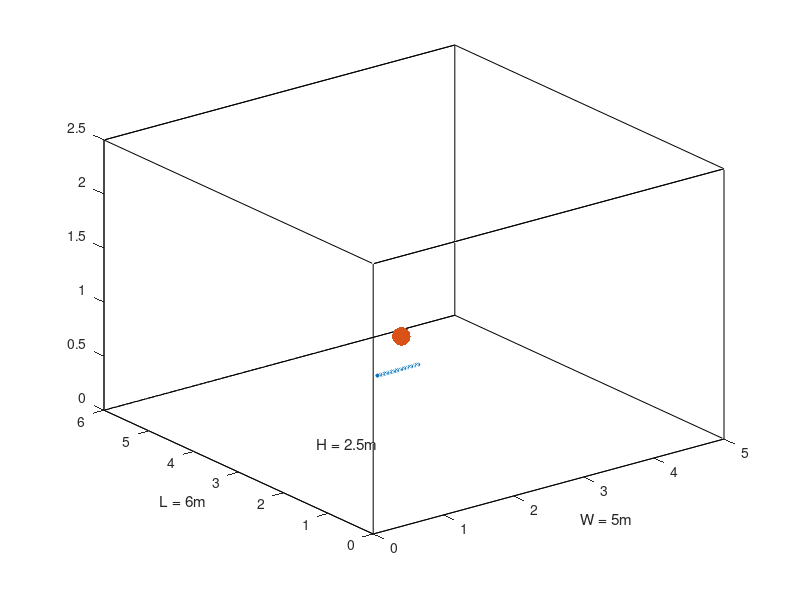

The MATLAB script that drew this image: (Note: this script raises an error after producing the figure.)
clc; clear; 
close all;

%% rir parameter %%
SorNum = 1;                                              % source number
MicNum = 30;                                             % number of microphone
c = 343;                                                 % Sound velocity (m/s)
fs = 16000;                                              % Sample frequency (samples/s)
Ts = 1/fs;                                               % Sample period (s)
% UCA %
% radius_UCA = 0.5;                                        % aperture (m) 
% angle_step = 360/MicNum;
% MicPos = zeros(MicNum, 3);
% for mic_num = 1 : MicNum
%     MicPos(mic_num, :) = [1 + radius_UCA*cosd((angle_step)*(mic_num - 1)) 3 + radius_UCA*sind((angle_step)*(mic_num - 1)) 1];    % Receiver position [x y z] (m)
% end

% ULA %
MicStart = [1, 1.5, 1];
spacing = 0.02;
MicPos = zeros(MicNum, 3);
for mic_num = 1 : MicNum
    MicPos(mic_num, :) = [MicStart(1,1) + mic_num*spacing MicStart(1,2) MicStart(1,3)];
end

SorPos = [2, 2.5, 1];
room_dim = [5, 6, 2.5];                                  % Room dimensions [x y z] (m)
reverberation_time = 0.2;                                % Reverberation time (s)
points_rir = 4096;                                       % Number of rir points (需比 reverberation time 還長)
mtype = 'omnidirectional';                               % Type of microphone
order = -1;                                              % -1 equals maximum reflection order!
dim = 3;                                                 % Room dimension
orientation = 0;                                         % Microphone orientation (rad)
hp_filter = 0;                                           % Disable high-pass filter

% 畫空間圖 %
figure(1);
plot3( [0 room_dim(1,1) room_dim(1,1) 0 0 0 room_dim(1,1) room_dim(1,1) 0 0 room_dim(1,1) room_dim(1,1) 0 0 room_dim(1,1) room_dim(1,1)], ...
       [0 0 room_dim(1,2) room_dim(1,2) 0 0 0 room_dim(1,2) room_dim(1,2) room_dim(1,2) room_dim(1,2) room_dim(1,2) room_dim(1,2) 0 0 0], ...
       [0 0 0 0 0 room_dim(1,3) room_dim(1,3) room_dim(1,3) room_dim(1,3) 0 0 room_dim(1,3) room_dim(1,3) room_dim(1,3) room_dim(1,3) 0] , 'k')
hold on
plot3(MicPos(:,1), MicPos(:,2), MicPos(:,3), "*", 'MarkerSize', 3)
hold on
plot3(SorPos(:,1), SorPos(:,2), SorPos(:,3), ".", 'MarkerSize', 40)
hold off
xlabel('W = 5m')
ylabel('L = 6m')
zlabel('H = 2.5m','Rotation', 0, 'Position', [-0.7 -0.5 1])
shg

%% generate rir %%
% 產生 RIR 和存.mat 檔 %
% h = rir_generator(c, fs, MicPos, SorPos, room_dim, reverberation_time, points_rir, mtype, order, dim, orientation, hp_filter);
% rir_filename_str = ['h_', string(reverberation_time), 'x', string(MicNum), 'x', string(points_rir), '.mat'];
% rir_filemane = join(rir_filename_str, '');
% save(rir_filemane, 'h')

% load .mat 檔 %
rir_filename_str = ['h_', string(reverberation_time), 'x', string(MicNum), 'x', string(points_rir), '.mat'];
rir_filemane = join(rir_filename_str, '');
load(rir_filemane)

% 畫 ground-truth RIR time plot %
look_mic = 15;
figure(2)
plot(h(look_mic,:), 'r');
h_yaxis_upperlimit = max(h(look_mic, :)) + 0.01;
h_yaxis_underlimit = min(h(look_mic, :)) - 0.01;
ylim([h_yaxis_underlimit h_yaxis_upperlimit])
title('h')
xlabel('points')
ylabel('magnitude')
shg

%% 讀音檔 or 產生 white noise source %%
Second = 20;
SorLen =  Second*fs;

% load source %
[source, pathname] = read_audio(SorNum, Second, fs);     % audio source
% source = wgn(1, SorLen, 0);                              % white noise source

figure(3)
plot(source(1, :));
title('source')
xlabel('points')
ylabel('magnitude')
shg

%% compute ground-truth CTF (H) %%
NWIN = 64;
NFFT = 64;
hopsize = floor(NWIN/2);
L = floor((points_rir-NWIN)/hopsize) + 1;
L_pad = L+1;
NumOfFrame = floor((SorLen-NWIN)/hopsize) + 1;    % -1 是因為第一個 frame 長度是 hopsize 兩倍 ， floor 是因為最後一個 frame 不夠 hopsize 長度所以捨去
frequency = NWIN/2+1;
freqs_vec_half_fs = fs/2*linspace(0, 1, NWIN/2+1);

% RIR 轉頻域 %
h_transpose = h.';
h_pad = [zeros(MicNum,hopsize), h];
h_pad_transpose = h_pad.';
win_h = rectwin(NWIN).*ones(NWIN, MicNum);    % rectangular window
% win_h = hamming(NWIN).*ones(NWIN, MicNum);    % hamming window
win_h_pad = hamming(NWIN).*ones(NWIN, MicNum);
H = zeros(MicNum, L, frequency);
H_pad = zeros(MicNum, L_pad, frequency);
for FrameNo = 1 : L
    t_start = (FrameNo-1)*hopsize;
    tt = (t_start+1):(t_start+NWIN);
    h_win(tt, :) = h_transpose(tt, :).*win_h;
    H_temp = fft(h_win(tt, :), NWIN, 1);
    H_temp = H_temp(1:frequency, :).';
    H(:, FrameNo, :) = H_temp;

end

% for FrameNo = 1 : L_pad
%     t_start = (FrameNo-1)*hopsize;
%     tt = (t_start+1):(t_start+NWIN);
%     h_pad_win(tt, :) = h_pad_transpose(tt, :).*win_h_pad;
%     H_pad_temp = fft(h_pad_win(tt, :), NWIN, 1);
%     H_pad_temp = H_pad_temp(1:frequency, :).';
%     H_pad(:, FrameNo, :) =  H_pad_temp;
% 
% end

% 畫 ground-truth RIR frequency plot %
figure(3)
plot(freqs_vec_half_fs, 20*log10(abs(squeeze(H(1, :, :)))))
H_yaxis_underlimit = min(20*log10(abs(squeeze(H(1, end, :)))))-10;
ylim([H_yaxis_underlimit 0])
legend
title('H')
xlabel('frequency(Hz)')
ylabel('dB')
shg

[x_axis,y_axis] = meshgrid(1:L, freqs_vec_half_fs);
figure(23);
mesh(x_axis, y_axis, 20*log10(abs(squeeze(H(1, :, :)).')))
colorbar
caxis([H_yaxis_underlimit 0])
view(2)
xlim([0 L])
ylim([0 fs/2])
title('H')
xlabel('frame')
ylabel('frequency(Hz)')
shg
 
% figure(33)
% plot(freqs_vec_half_fs, 20*log10(abs(squeeze(H_pad(1, :, :)))))
% ylim([H_yaxis_underlimit 0])
% legend
% title('H\_pad')
% xlabel('frequency(Hz)')
% ylabel('dB')
% shg

%% reconstruct RIR from H or H_pad %%
for FrameNo = 1 : L
    H_sym = [squeeze(H(:, FrameNo, :)).'; conj(flipud(squeeze(H(:, FrameNo, 2:end-1)).'))];
    H_tdomain = ifft(H_sym, NWIN, 1, 'symmetric');
    t_start_overlap = (FrameNo-1)*hopsize;
    tt_overlap = (t_start_overlap+1):(t_start_overlap+NWIN);
    if FrameNo == 1
        h_recon(:, tt_overlap) = H_tdomain.';
        Overlap_term = H_tdomain((hopsize+1):end, :);
    else
        temp = [Overlap_term ; zeros(hopsize, MicNum)] + H_tdomain;    % 前一個segment的hopsize+1點到最後一點，與當前segment的整段長度相加
        h_recon(:, tt_overlap) = temp.';
        Overlap_term = temp((hopsize+1):end, :);                       % 保留原訊號長度NWIN的一半(hopsize)到end的距離，準備下一次疊加
    end

end

% for FrameNo = 1 : L_pad
%     H_pad_sym = [squeeze(H_pad(:, FrameNo, :)).'; conj(flipud(squeeze(H_pad(:, FrameNo, 2:end-1)).'))];
%     H_pad_tdomain = ifft(H_pad_sym, NWIN, 1, 'symmetric');
%     t_start_overlap = (FrameNo-1)*hopsize;
%     tt_overlap = (t_start_overlap+1):(t_start_overlap+NWIN);
%     if FrameNo == 1
%         h_pad_recon(:, tt_overlap) = H_pad_tdomain.';
%         Overlap_term = H_pad_tdomain((hopsize+1):end, :);
%     else
%         temp = [Overlap_term ; zeros(hopsize, MicNum)] + H_pad_tdomain;    % 前一個segment的hopsize+1點到最後一點，與當前segment的整段長度相加
%         h_pad_recon(:, tt_overlap) = temp.';
%         Overlap_term = temp((hopsize+1):end, :);                           % 保留原訊號長度NWIN的一半(hopsize)到end的距離，準備下一次疊加
%     end
% 
% end

% h_pad_recon = h_pad_recon(:, (hopsize+1):end);

% 畫 reconstruct RIR time plot %
figure(4)
plot(h_recon(1,:));
ylim([h_yaxis_underlimit h_yaxis_upperlimit])
title('h\_recon')
xlabel('points')
ylabel('magnitude')
shg

% figure(24)
% plot(h_pad_recon(1,:));
% ylim([h_yaxis_underlimit h_yaxis_upperlimit])
% title('h\_pad\_recon')
% xlabel('points')
% ylabel('magnitude')
% shg

%% 調整 H 大小以符合 ground-truth RIR %%
h_recon_max = max(h_recon(1,:));
h_max = max(h(1, :));
ratio = h_max/h_recon_max;
H = H.*ratio;

for FrameNo = 1 : L
    H_sym = [squeeze(H(:, FrameNo, :)).'; conj(flipud(squeeze(H(:, FrameNo, 2:end-1)).'))];
    H_tdomain = ifft(H_sym, NWIN, 1, 'symmetric');
    t_start_overlap = (FrameNo-1)*hopsize;
    tt_overlap = (t_start_overlap+1):(t_start_overlap+NWIN);
    if FrameNo == 1
        h_recon(:, tt_overlap) = H_tdomain.';
        Overlap_term = H_tdomain((hopsize+1):end, :);
    else
        temp = [Overlap_term ; zeros(hopsize, MicNum)] + H_tdomain;    % 前一個segment的hopsize+1點到最後一點，與當前segment的整段長度相加
        h_recon(:, tt_overlap) = temp.';
        Overlap_term = temp((hopsize+1):end, :);                       % 保留原訊號長度NWIN的一半(hopsize)到end的距離，準備下一次疊加
    end

end

figure(34)
plot(h_recon(1,:));
ylim([h_yaxis_underlimit h_yaxis_upperlimit])
title('h\_recon\_adjust')
xlabel('points')
ylabel('magnitude')
shg

%% compute source signal for frequency (S) %%
% source 轉頻域 %
source_transpose = source.';
win_source = hamming(NWIN).* ones(NWIN, SorNum);
S = zeros(SorNum, frequency, NumOfFrame);
for FrameNo=1:NumOfFrame
    t_start = (FrameNo-1)*hopsize;
    tt = (t_start+1):(t_start+NWIN);
    s_win(tt,:) = source_transpose(tt,:).*win_source;
    S_temp = fft(s_win(tt,:),NWIN, 1);
    S_temp = S_temp(1:frequency,:).';
    S(:, :, FrameNo) = S_temp;
end

%% RIR mix source 先在時域上處理再做 fft (Y) %%
% convolution source and RIR %
for i = 1:MicNum
    as(i,:) = conv(h(i,:),source);
end

as = as(:,1:SorLen);

% 加上 white noise 當作 interferer %
% SNR = 40;
% for ii = 1:MicNum
%     y(ii, :) = awgn(as(ii, :),SNR,'measured');
% end

% 不加 white noise %
y = as;

% y 轉頻域 %
y_transpose = y.';
win_y = hamming(NWIN).* ones(NWIN, MicNum);
Y = zeros(MicNum, frequency, NumOfFrame);
for FrameNo = 1:NumOfFrame
    t_start = (FrameNo-1)*hopsize;
    tt = (t_start+1):(t_start+NWIN);
    y_win(tt,:) = y_transpose(tt,:).*win_y;
    Y_temp = fft(y_win(tt,:),NWIN, 1);
    Y_temp = Y_temp(1:frequency, :).';
    Y(:, :, FrameNo) = Y_temp;
end

%% initial Rss rsy %%
ini_frame = floor(NumOfFrame/10);

% 初始化 Rss %
Rss = zeros(L, L, frequency);
for FrameNo= L:ini_frame
    S_choose = squeeze(S(:, :, FrameNo+1-L:FrameNo)).';
    for n = 1: frequency
         Rss(:,:,n) = Rss(:,:,n) + flipud(S_choose(:,n)) * flipud(S_choose(:,n))';
    end   
end

Rss = Rss ./ (ini_frame-L+1);

% 初始化 Rsy %
Rsy = zeros(L, MicNum, frequency);
for FrameNo= L:ini_frame
    S_choose = squeeze(S(:, :, FrameNo+1-L:FrameNo)).';
    Y_choose = squeeze(Y(:, :, FrameNo));
    for n = 1: frequency
         Rsy(:,:,n) = Rsy(:,:,n) + flipud(S_choose(:,n)) * Y_choose(:,n)';  
    end   
end

Rsy = Rsy ./ (ini_frame-L+1);

% 畫圖看初始 A 在時域的樣子 %
A_ini = zeros(MicNum, L, frequency);
dia_load_ini = 10^(-4);
for n = 1:frequency
    A_ini(:,:,n) = Rsy(:,:,n)'*inv(Rss(:,:,n) + dia_load_ini.*eye(L));
end

for FrameNo = 1 : L
    A_ini_sym = [squeeze(A_ini(:, FrameNo, :)).'; conj(flipud(squeeze(A_ini(:, FrameNo, 2:end-1)).'))]; 
    A_ini_tdomain = ifft(A_ini_sym, NWIN, 1, 'symmetric');
    t_start_overlap = (FrameNo-1)*hopsize;
    tt_overlap = (t_start_overlap+1):(t_start_overlap+NWIN);
    if FrameNo == 1
        ctf_ini_tdomain(:, tt_overlap) = A_ini_tdomain.';
        Overlap_term = A_ini_tdomain((hopsize+1):end, :);
    else
        temp = [Overlap_term ; zeros(hopsize, MicNum)] + A_ini_tdomain;    % 前一個segment的hopsize+1點到最後一點，與當前segment的整段長度相加
        ctf_ini_tdomain(:, tt_overlap) = temp.';
        Overlap_term = temp((hopsize+1):end, :);                           % 保留原訊號長度NWIN的一半(hopsize)到end的距離，準備下一次疊加
    end

end

figure(5)
plot(ctf_ini_tdomain(1, :));
ylim([h_yaxis_underlimit h_yaxis_upperlimit])
title('ctf\_ini\_tdomain')
xlabel('points')
ylabel('magnitude')
shg

figure(25)
plot(freqs_vec_half_fs, 20*log10(abs(squeeze(A_ini(1, :, :)))))
ylim([H_yaxis_underlimit 0])
legend
title('A\_ini')
xlabel('frequency(Hz)')
ylabel('dB')
shg


figure(35);
mesh(x_axis, y_axis, 20*log10(abs(squeeze(A_ini(1, :, :)).')))
colorbar
caxis([H_yaxis_underlimit 0])
view(2)
xlim([0 L])
ylim([0 fs/2])
title('A\_ini')
xlabel('frame')
ylabel('frequency(Hz)')

ctf_ini_tdomain_filename_str = ['ctf_ini_tdomain_', 'NWIN=', string(NWIN), '.mat'];
ctf_ini_tdomain_filemane = join(ctf_ini_tdomain_filename_str, '');
save(ctf_ini_tdomain_filemane, 'ctf_ini_tdomain')

%% ctf_ini_tdomain 圖平移看看是否與h相似 %%
[max_h,max_h_idx] = max(h(1,:));
[max_ctf,max_ctf_idx] = max(ctf_ini_tdomain(1, :));
ctf_mod = zeros(1,4096);
ctf_mod(1, max_h_idx:end-(max_ctf_idx-max_h_idx)) = ctf_ini_tdomain(1, max_ctf_idx:end);
figure(6)
plot(ctf_mod(1, :), 'c');
ylim([h_yaxis_underlimit h_yaxis_upperlimit])
title('ctf\_mod')
xlabel('points')
ylabel('magnitude')
shg

%% initial A %%
A = zeros(MicNum, L, frequency);

%% initial RAA rAy %%
RAA = zeros(L, L, frequency);
rAy = zeros(L, 1, frequency);

%% recursive process %%
alpha = 0.99;
beta = 0.99;
gamma = 0.001;
delta = 0.001;
dia_load_A = 10^(-2);
dia_load_S_predict = 10^(-2);
save_mode = 'front';    % 'front' or 'back'
S_predict = zeros(L, 1, frequency);
S_save = zeros(1, frequency, NumOfFrame);
S_save_L = zeros(1, frequency, NumOfFrame);
process_first_frame = ini_frame+1;

for FrameNo = process_first_frame : NumOfFrame
    for n = 1:frequency
        Y_before = squeeze(Y(:, n, FrameNo-1));
        Y_now = squeeze(Y(:, n, FrameNo));
        if FrameNo ~= ini_frame+1
            Rss(:,:,n) = alpha.*Rss(:,:,n) + (1 - alpha).*S_predict(:,:,n)*S_predict(:,:,n)';
            Rsy(:,:,n) = beta.*Rsy(:,:,n) + (1 - beta).*S_predict(:,:,n)*Y_before';
        end
        
%         A(:,:,n) = Rsy(:,:,n)'*inv(Rss(:,:,n) + dia_load_A.*eye(L));
        A = H;
        RAA(:,:,n) = gamma.*RAA(:,:,n) + (1 - gamma).*A(:,:,n)'*A(:,:,n);
        rAy(:,:,n) = delta.*rAy(:,:,n) + (1 - delta).*A(:,:,n)'*Y_now;
        S_predict(:,:,n) = inv(RAA(:,:,n) + dia_load_S_predict.*eye(L))*rAy(:,:,n);
    end

    if strcmp(save_mode,'front')
        % 存最前面的 frame %
        S_save(:, :, FrameNo) = S_predict(1,:,:);
        S_save_L(:, :, FrameNo) = S_predict(L,:,:);
    else
        % 存最後面的 frame %
        S_save(:, :, FrameNo-(L-1)) = S_predict(L,:,:);
        if FrameNo == NumOfFrame
            for count = 1:L
                S_save(:, :, NumOfFrame+1-count) = squeeze(S_predict(count,:,:)).';
            end
    
        end     
    end
    
    % 一直畫 A 的變化 %
%     for FrameNo_A = 1 : L
%         A_sym = [squeeze(A(:,FrameNo_A,:)).'; conj(flipud(squeeze(A(:, FrameNo_A, 2:end-1)).'))]; 
%         A_tdomain = ifft(A_sym, NWIN, 1, 'symmetric');
%         t_start_overlap = (FrameNo_A-1)*hopsize;
%         tt_overlap = (t_start_overlap+1):(t_start_overlap+NWIN);
%         if FrameNo_A == 1
%             ctf_tdomain(:, tt_overlap) = A_tdomain.';
%             Overlap_term = A_tdomain((hopsize+1):end, :);
%         else
%             temp = [Overlap_term ; zeros(hopsize, MicNum)] + A_tdomain;    % 前一個segment的hopsize+1點到最後一點，與當前segment的整段長度相加
%             ctf_tdomain(:, tt_overlap) = temp.';
%             Overlap_term = temp((hopsize+1):end, :);                           % 保留原訊號長度NWIN的一半(hopsize)到end的距離，準備下一次疊加
%         end
%     
%     end
%     
%     figure(7)
%     plot(ctf_tdomain(1,:));
%     ylim([h_yaxis_underlimit h_yaxis_upperlimit])
%     title('ctf\_tdomain', num2str(FrameNo))
%     xlabel('points')
%     ylabel('magnitude')
%     shg


%     fprintf('right now processing frame = %d\n', FrameNo)

end

%% 畫圖看最後 A 在時域的樣子 %%
for FrameNo = 1 : L
    A_sym = [squeeze(A(:,FrameNo,:)).'; conj(flipud(squeeze(A(:, FrameNo, 2:end-1)).'))]; 
    A_tdomain = ifft(A_sym, NWIN, 1, 'symmetric');
    t_start_overlap = (FrameNo-1)*hopsize;
    tt_overlap = (t_start_overlap+1):(t_start_overlap+NWIN);
    if FrameNo == 1
        ctf_tdomain(:, tt_overlap) = A_tdomain.';
        Overlap_term = A_tdomain((hopsize+1):end, :);
    else
        temp = [Overlap_term ; zeros(hopsize, MicNum)] + A_tdomain;    % 前一個segment的hopsize+1點到最後一點，與當前segment的整段長度相加
        ctf_tdomain(:, tt_overlap) = temp.';
        Overlap_term = temp((hopsize+1):end, :);                           % 保留原訊號長度NWIN的一半(hopsize)到end的距離，準備下一次疊加
    end

end

figure(7)
plot(ctf_tdomain(1,:), 'g');
ylim([h_yaxis_underlimit h_yaxis_upperlimit])
title('ctf\_finish\_tdomain')
xlabel('points')
ylabel('magnitude')
shg

%% plot spectrogram %%
[x_axis,y_axis] = meshgrid(1:NumOfFrame,freqs_vec_half_fs);
figure(11);
mesh(x_axis,y_axis,20*log10(abs(squeeze(S))))
colorbar
caxis([-90, 40])
view(2)
xlim([0 NumOfFrame])
ylim([0 fs/2])
title('true source spectrogram(dB)')
xlabel('frame')
ylabel('frequency(Hz)')

% figure(12);
% mesh(x_axis,y_axis,20*log10(abs(squeeze(Y(1,:,:).*10))))
% colorbar
% caxis([-90, 40])
% view(2)
% xlim([0 NumOfFrame])
% ylim([0 fs/2])
% title('microphone received(dB)')
% xlabel('frame')
% ylabel('frequency(Hz)')

figure(13);
mesh(x_axis,y_axis,20*log10(abs(squeeze(S_save))))
colorbar
caxis([-90, 40])
view(2)
xlim([0 NumOfFrame])
ylim([0 fs/2])
title('predicted source spectrogram(dB)')
xlabel('frame')
ylabel('frequency(Hz)')

% figure(14);
% mesh(x_axis,y_axis,20*log10(abs(squeeze(S_save_L))))
% colorbar
% caxis([-90, 40])
% view(2)
% xlim([0 NumOfFrame])
% ylim([0 fs/2])
% title('predicted source spectrogram L(dB)')
% xlabel('frame')
% ylabel('frequency(Hz)')

%% predicted source 還原回時域 %%
source_predict = zeros(1, SorLen);
recover_first_frame = (ini_frame+1)-(L-1);
for FrameNo = recover_first_frame : NumOfFrame
    S_sym = [squeeze(S_save(1, :, FrameNo)).';conj(flipud(squeeze(S_save(1, 2:end-1, FrameNo)))).']; 
    S_tdomain = ifft(S_sym, NWIN, 1, 'symmetric');
    S_tdomain = S_tdomain.*hamming(NWIN);    % ifft 完蓋 window
    t_start_overlap = (FrameNo-1)*hopsize;
    tt_overlap = (t_start_overlap+1):(t_start_overlap+NWIN);
    if FrameNo == recover_first_frame
        source_predict(1, tt_overlap) = S_tdomain.';
        Overlap_term = S_tdomain((hopsize+1):end, 1);
    else
        temp = [Overlap_term;zeros(hopsize, 1)] + S_tdomain;    % 前一個segment的hopsize+1點到最後一點，與當前segment的整段長度相加
        source_predict(1, tt_overlap) = temp.';
        Overlap_term = temp((hopsize+1):end, 1);                % 保留原訊號長度NWIN的一半(hopsize)到end的距離，準備下一次疊加
    end

end

max_source_predict  = max(abs(source_predict));
max_source  = max(abs(source));
ratio_source_predict = max_source/max_source_predict;
source_predict = source_predict.*ratio_source_predict;

figure(8)
plot(source(1,:), 'r');
hold on
plot(source_predict(1,:), 'b');
hold off
ylim([-1 1])
title('source\_predict')
xlabel('points')
ylabel('magnitude')
legend('true source', 'predicted source')
shg

%% save .wav %%
audiowrite('source.wav', source, fs)
audiowrite('y.wav', y(1,:).*10, fs)
source_predict_filemane_str = ['source_predict_NWIN=',string(NWIN),'_L=', string(L), '.wav'];
source_predict_filemane = join(source_predict_filemane_str, '');
audiowrite(source_predict_filemane, source_predict, fs)
fprintf(source_predict_filemane)
fprintf('\n')
